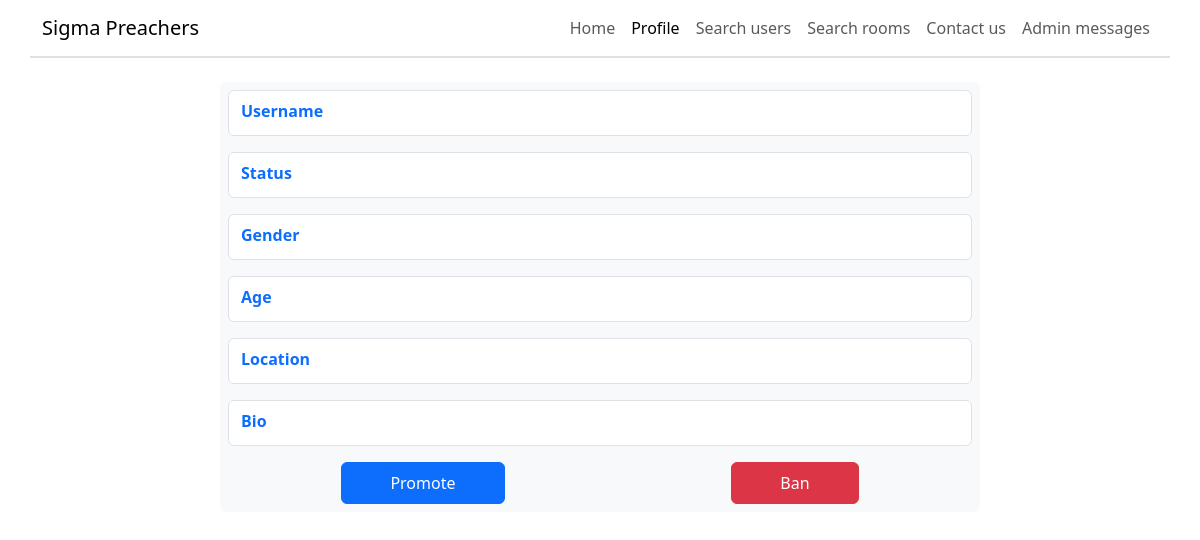
/view_profile/2 (signed in), run on an earlier commit of the app's database.
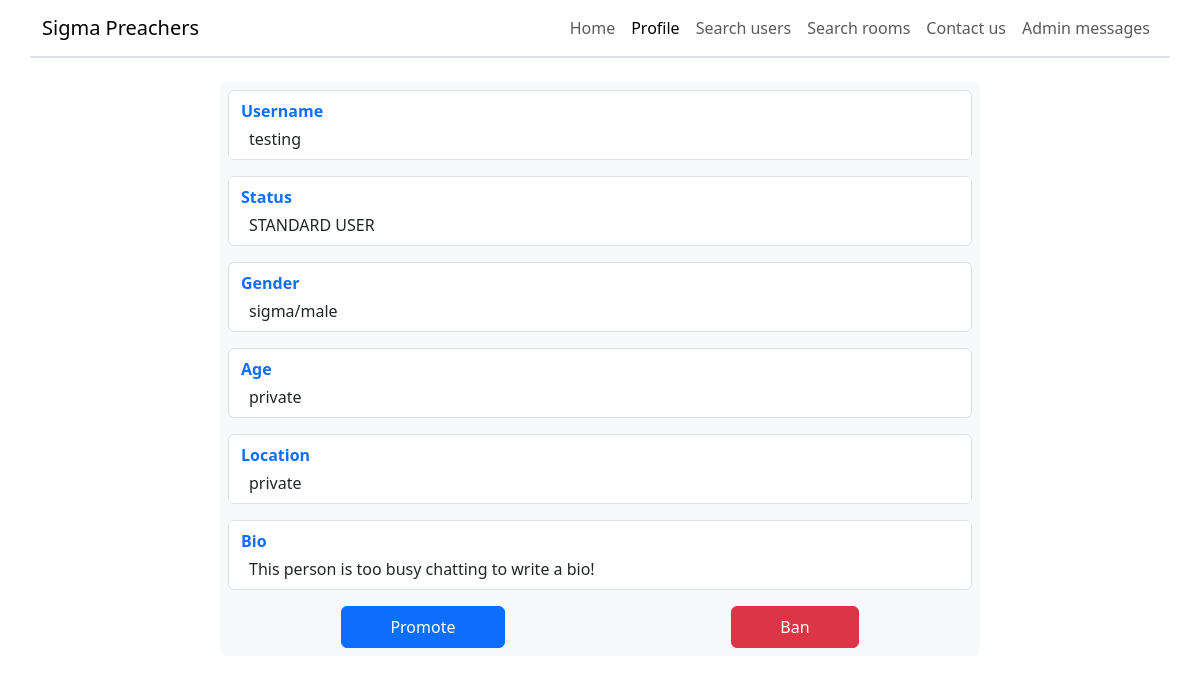
And on a later commit of the database.
### project/database/create_db.py (models this page shows)
class User(UserMixin, db.Model):
    __tablename__ = "users"
    id = db.Column(db.Integer, primary_key=True, autoincrement=True)
    username = db.Column(db.String(67), unique=True, nullable=False)
    password = db.Column(db.Integer, nullable=False)  # Only store password hash
    status = db.Column(db.String(20), default="STANDARD USER", nullable=False)
    gender = db.Column(db.String(67), default="sigma/male", nullable=False)
    age = db.Column(db.Integer, default=-1, nullable=False)
    location = db.Column(db.String(67), default="private", nullable=False)
    bio = db.Column(
        db.String(255),
        default="This person is too busy chatting to write a bio!",
        nullable=False,
    )
    banned = db.Column(db.Boolean, default=False, nullable=False)
    ban_end = db.Column(db.Integer, default=int(datetime.now().timestamp()))
    room_access = db.relationship("RoomAccess", backref="user")
    admin_messages = db.relationship("AdminMessage", backref="user")
    room_message = db.relationship("RoomMessage", backref="user")

### project/routes/view_profile.py (the view)
@view_profile_bp.route("/view_profile/<int:id>")
@login_required
def view_profile(id):
    ban_service = BanService(id)
    ban_service.is_user_banned()
    service = ViewProfileService(id)
    user_details = service.get_user_object()
    own_profile = id == current_user.id
    return render_template(
        "view_profile.html", user_details=user_details, own_profile=own_profile
    )

### project/database/select_db.py (called while the page is built)
    @staticmethod
    def select_user_with_id(user_id: int) -> User | None:
        found_user = User.query.filter(User.id == user_id).first()
        if found_user is None:
            return None
        found_user.ban_end = datetime.fromtimestamp(
            found_user.ban_end
        ).strftime("%d/%m/%Y")
        return found_user

    @staticmethod
    def is_banned(user_id: int) -> bool:
        user = User.query.filter(User.id == user_id).first()
        if user is None:
            return True
        return user.banned

    @staticmethod
    def has_ban_ended(user_id: int) -> bool:
        user = User.query.filter(User.id == user_id).first()
        if user is None:
            return False
        current_time = int(datetime.now().timestamp())
        if current_time >= user.ban_end:
            return True
        return False

### project/services/ban.py (called while the page is built)
    def is_user_banned(self):
        banned = Select.is_banned(self.user_id)
        if not banned:
            return False
        if Select.has_ban_ended(self.user_id):
            self.unban_user()
            return False
        return True

### project/services/view_profile.py (called while the page is built)
    def get_user_object(self) -> User:
        return Select.select_user_with_id(self.user_id)

### project/templates/view_profile.html (shortened to what this page needs)
{% extends "base.html" %}
{% block body %}
<header class="row border-bottom border-2">
    <nav class="navbar navbar-expand-sm">
        <div class="container-fluid">
            <a class="navbar-brand" href="/">Sigma Preachers</a>
            <div class="collapse navbar-collapse" id="collapsibleNavbar">
                <ul class="navbar-nav ms-auto">
                    <li class="nav-item">
                        <a class="nav-link" href="/home">Home</a>
                    </li>
                    <li class="nav-item">
                        <a class="nav-link active" href="/view_profile/{{ current_user.id }}">Profile</a>
                    </li>
                    <li class="nav-item">
                        <a class="nav-link" href="/search_users">Search users</a>
                    </li>
                    <li class="nav-item">
                        <a class="nav-link" href="/search_rooms">Search rooms</a>
                    </li>
                    <li class="nav-item">
                        <a class="nav-link" href="/contact_us">Contact us</a>
                    </li>
                    {% if current_user.status == "ADMIN" or current_user.status == "MASTER" %}
                    <li class="nav-item">
                        <a class="nav-link" href="/admin_messages">Admin messages</a>
                    </li>
                    {% endif %}
                </ul>
            </div>
        </div>
    </nav>
</header>
<main class="mt-4">
    <div class="row d-flex justify-content-center mb-5">
        <div class="bg-light rounded p-2 mb-5 col-sm-8">
            <div class="d-flex flex-column row border py-2 mx-0 rounded mb-3" style="background-color: white;">
                <p class="text-primary fw-bold ms-0 my-0">Username</p>
                <p class="mt-1 ms-2 mb-0">{{ user_details.username }}</p>
            </div>
            <div class="d-flex flex-column row border py-2 mx-0 rounded mb-3" style="background-color: white;">
                <p class="text-primary fw-bold ms-0 my-0">Status</p>
                <p class="mt-1 ms-2 mb-0">{{ user_details.status }}</p>
            </div>
            <div class="d-flex flex-column row border py-2 mx-0 rounded mb-3" style="background-color: white;">
                <p class="text-primary fw-bold ms-0 my-0">Gender</p>
                <p class="mt-1 ms-2 mb-0">{{ user_details.gender }}</p>
            </div>
            <div class="d-flex flex-column row border py-2 mx-0 rounded mb-3" style="background-color: white;">
                <p class="text-primary fw-bold ms-0 my-0">Age</p>
                {% if user_details.age == -1 %}
                <p class="mt-1 ms-2 mb-0">private</p>
                {% else %}
                <p class="mt-1 ms-2 mb-0">{{ user_details.age }}</p>
                {% endif %}
            </div>
            <div class="d-flex flex-column row border py-2 mx-0 rounded mb-3" style="background-color: white;">
                <p class="text-primary fw-bold ms-0 my-0">Location</p>
                <p class="mt-1 ms-2 mb-0">{{ user_details.location }}</p>
            </div>
            <div class="d-flex flex-column row border py-2 mx-0 rounded" style="background-color: white;">
                <p class="text-primary fw-bold ms-0 my-0">Bio</p>
                <p class="mt-1 ms-2 mb-0 text-break">{{ user_details.bio }}</p>
            </div>
            {% if current_user.username == "MASTER" and not own_profile and user_details.status != "BANNED" %}
            <div class="d-flex justify-content-center" style="width: 100%">
                <a href="/promote_user/{{ user_details.id }}" class="btn btn-primary py-2 mt-3 px-5 mx-auto">Promote</a>
                <a href="/ban_user/{{ user_details.id }}" class="btn btn-danger py-2 mt-3 px-5 mx-auto">Ban</a>
            </div>
            {% elif current_user.username == "MASTER" and not own_profile %}
            <div class="d-flex justify-content-center" style="width: 100%">
                <a href="/unban_user/{{ user_details.id }}" class="btn btn-primary py-2 mt-3 px-5 mx-auto">Unban</a>
            </div>
            {% endif %}
        </div>
    </div>
</main>
{% endblock %}

### project/templates/base.html (shortened to what this page needs)
<!doctype html>
<html lang="en" data-bs-theme="light">
    <head>
        <link
            href="https://cdn.jsdelivr.net/npm/bootstrap@5.3.8/dist/css/bootstrap.min.css"
            rel="stylesheet"
        />
    </head>
    <body class="container">
        {% block body %}{% endblock %}
    </body>
</html>

What changed in the data, as far as the page shows it:
added User: username "testing", status "STANDARD USER", gender "sigma/male", location "private", bio "This person is too busy chatting to write a bio!"
Also different on the page:
text now shown: "private"
